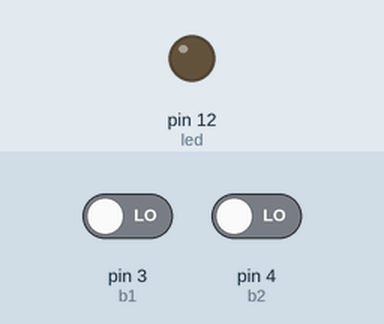
The sketch below on a simulated Arduino Uno, built with avr-gcc and run on an emulated ATmega328P. Parts: output pins drawn as LEDs (lit = HIGH). The inputs (shaded band) are chosen by the test bench; at power-on: pin 3 (b1) LOW, pin 4 (b2) LOW.

Above: at 1.2 s.
1.3 s: pin 3 (b1) driven HIGH
At 2.0 s:
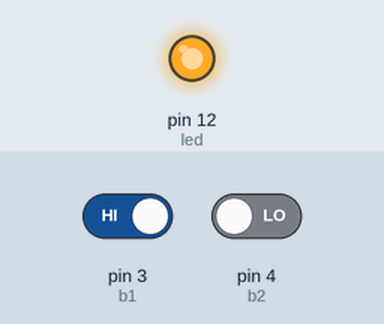
Timing chart, 0 to 4.3 s (numbered marks = the images above; inputs shaded):
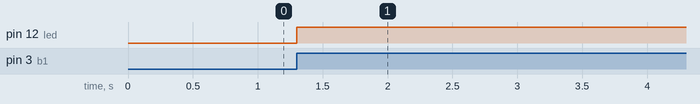

The sketch:

two_buttons.ino
```cpp
const int led=12;
const int b1=3;
const int b2=4;
int val1 , val2;
void setup() {
  // put your setup code here, to run once:
  pinMode(led , OUTPUT);
  pinMode(b1,INPUT);
  pinMode(b2,INPUT);
}
void loop() {
  // put your main code here, to run repeatedly:
val1=digitalRead(b1);
val2=digitalRead(b2);

if(val1==HIGH){
  digitalWrite(led,HIGH);
}
else if(val2==HIGH){
  digitalWrite(led,LOW);
}
}
```

Measured:
- after the input at 1.3 s, pin 12 (led): LOW → HIGH at once
